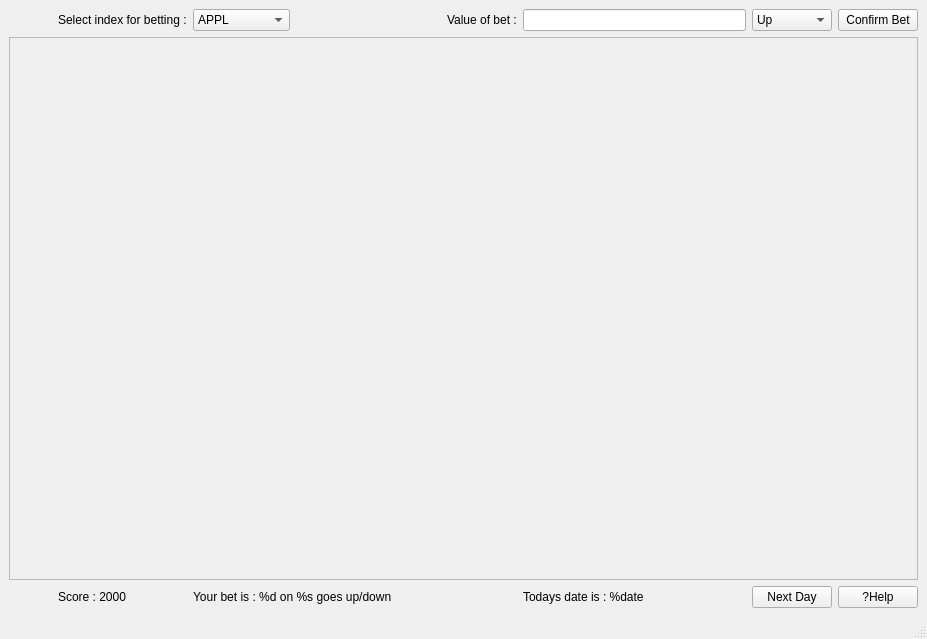
<?xml version="1.0" encoding="UTF-8"?>
<ui version="4.0">
 <class>MainWindow</class>
 <widget class="QMainWindow" name="MainWindow">
  <property name="geometry">
   <rect>
    <x>0</x>
    <y>0</y>
    <width>927</width>
    <height>639</height>
   </rect>
  </property>
  <property name="windowTitle">
   <string>MainWindow</string>
  </property>
  <widget class="QWidget" name="centralwidget">
   <layout class="QGridLayout" name="gridLayout">
    <item row="0" column="8">
     <widget class="QPushButton" name="confirmPushButton">
      <property name="text">
       <string>Confirm Bet</string>
      </property>
     </widget>
    </item>
    <item row="3" column="1">
     <widget class="QLabel" name="scoreLabel">
      <property name="text">
       <string>Score : 2000</string>
      </property>
     </widget>
    </item>
    <item row="0" column="7">
     <widget class="QComboBox" name="upDownBetComboBox">
      <item>
       <property name="text">
        <string>Up</string>
       </property>
      </item>
      <item>
       <property name="text">
        <string>Down</string>
       </property>
      </item>
     </widget>
    </item>
    <item row="0" column="6">
     <widget class="QLineEdit" name="betInputLineEdit">
      <property name="minimumSize">
       <size>
        <width>223</width>
        <height>0</height>
       </size>
      </property>
      <property name="maximumSize">
       <size>
        <width>223</width>
        <height>16777215</height>
       </size>
      </property>
      <property name="text">
       <string/>
      </property>
     </widget>
    </item>
    <item row="3" column="7">
     <widget class="QPushButton" name="nextDayPushButton">
      <property name="text">
       <string>Next Day</string>
      </property>
     </widget>
    </item>
    <item row="0" column="5">
     <widget class="QLabel" name="betLabel">
      <property name="text">
       <string>Value of bet :</string>
      </property>
     </widget>
    </item>
    <item row="0" column="1">
     <widget class="QLabel" name="selectIndexLabel">
      <property name="text">
       <string>Select index for betting :</string>
      </property>
     </widget>
    </item>
    <item row="2" column="0" colspan="9">
     <widget class="QScrollArea" name="chartArea">
      <property name="enabled">
       <bool>true</bool>
      </property>
      <property name="sizePolicy">
       <sizepolicy hsizetype="Expanding" vsizetype="Preferred">
        <horstretch>0</horstretch>
        <verstretch>0</verstretch>
       </sizepolicy>
      </property>
      <property name="minimumSize">
       <size>
        <width>0</width>
        <height>0</height>
       </size>
      </property>
      <property name="autoFillBackground">
       <bool>false</bool>
      </property>
      <property name="lineWidth">
       <number>1</number>
      </property>
      <property name="widgetResizable">
       <bool>true</bool>
      </property>
      <widget class="QWidget" name="scrollAreaWidgetContents">
       <property name="geometry">
        <rect>
         <x>0</x>
         <y>0</y>
         <width>907</width>
         <height>500</height>
        </rect>
       </property>
      </widget>
     </widget>
    </item>
    <item row="0" column="2">
     <widget class="QComboBox" name="selectIndexComboBox">
      <item>
       <property name="text">
        <string>APPL</string>
       </property>
      </item>
      <item>
       <property name="text">
        <string>MSFT</string>
       </property>
      </item>
      <item>
       <property name="text">
        <string>GOOG</string>
       </property>
      </item>
      <item>
       <property name="text">
        <string>INTC</string>
       </property>
      </item>
      <item>
       <property name="text">
        <string>SNE</string>
       </property>
      </item>
     </widget>
    </item>
    <item row="3" column="2" colspan="2">
     <widget class="QLabel" name="playersBetTextLabel">
      <property name="text">
       <string>Your bet is : %d on %s goes up/down</string>
      </property>
     </widget>
    </item>
    <item row="3" column="8">
     <widget class="QPushButton" name="pushButton">
      <property name="text">
       <string>?Help</string>
      </property>
     </widget>
    </item>
    <item row="3" column="6">
     <widget class="QLabel" name="dateLabel">
      <property name="text">
       <string>Todays date is : %date</string>
      </property>
     </widget>
    </item>
   </layout>
  </widget>
  <widget class="QMenuBar" name="menubar">
   <property name="geometry">
    <rect>
     <x>0</x>
     <y>0</y>
     <width>927</width>
     <height>26</height>
    </rect>
   </property>
  </widget>
  <widget class="QStatusBar" name="statusbar"/>
 </widget>
 <resources/>
 <connections/>
</ui>
